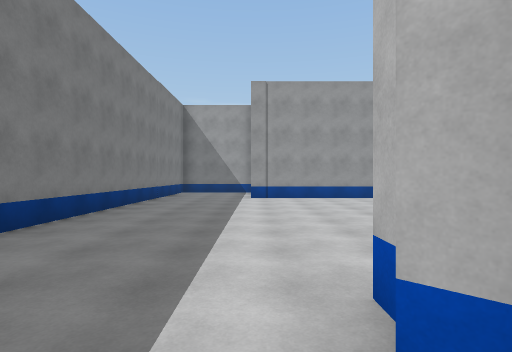
view 1 (above)

24 first-person views from a walk through a scene from a Unity 3-D project. The camera is 1.5 m above the floor, looks level and sees 80° across. The floor is counted in squares, 2 m on a side. Each view is taken from the middle of a square. On the plan, view 1 faces up. The plan holds only what a view shows up to about 10 squares ahead; the rest is blank. The place goes on beyond the plan.

view 2
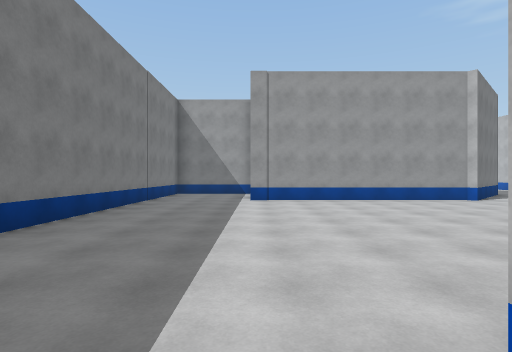

view 3
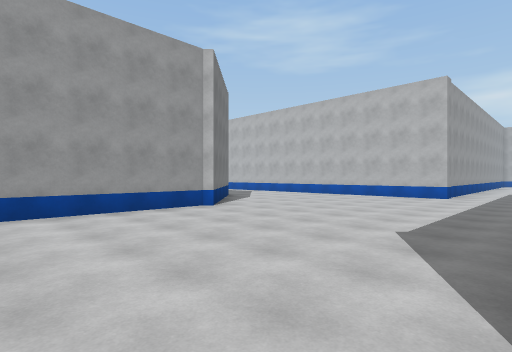

view 4
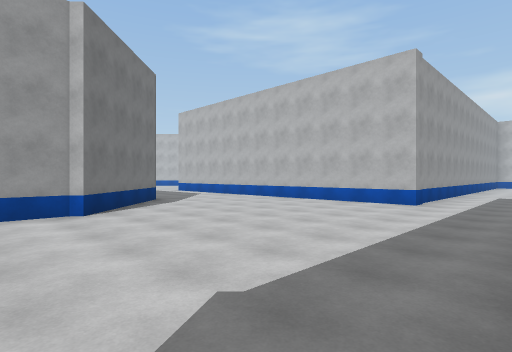

view 5
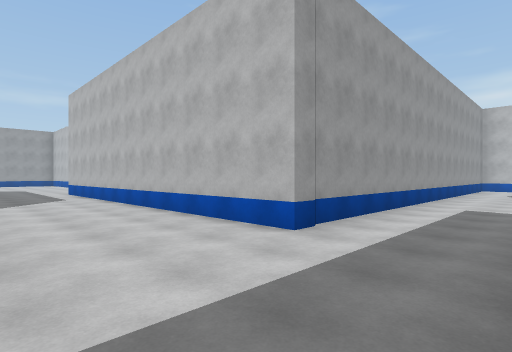

view 6
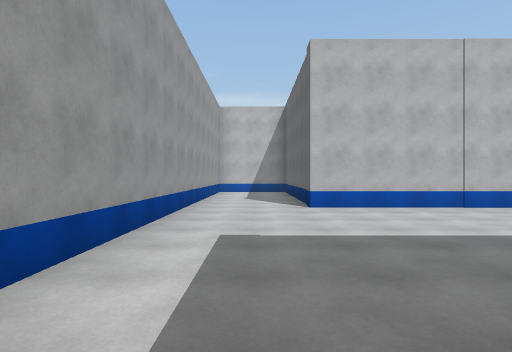

view 7
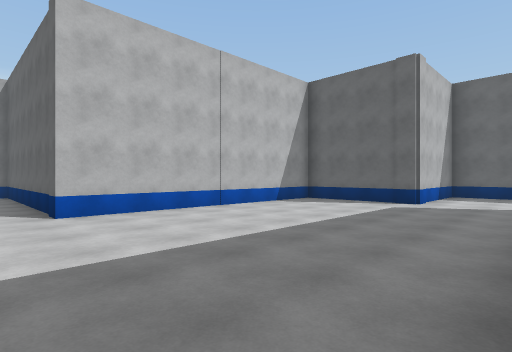

view 8
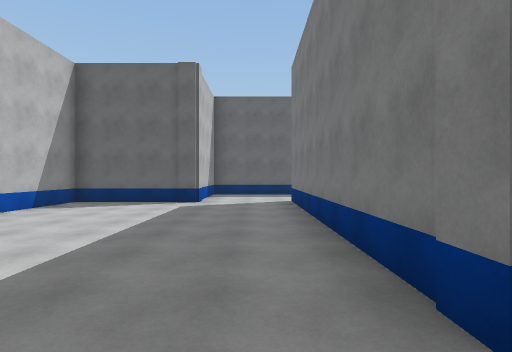

view 9
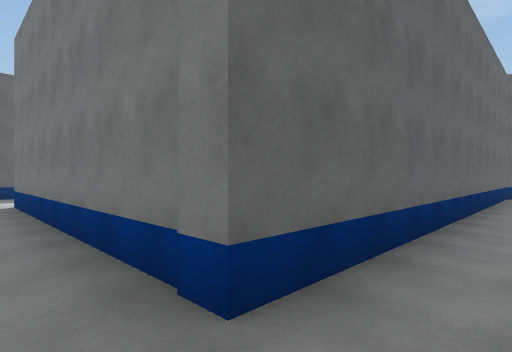

view 10
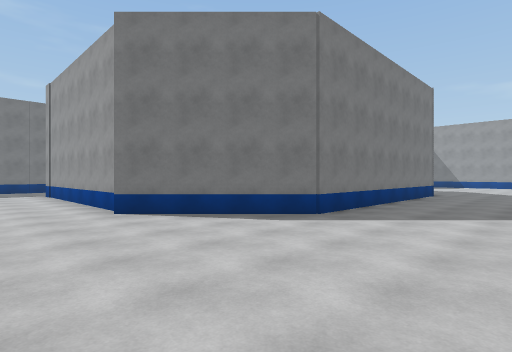

view 11
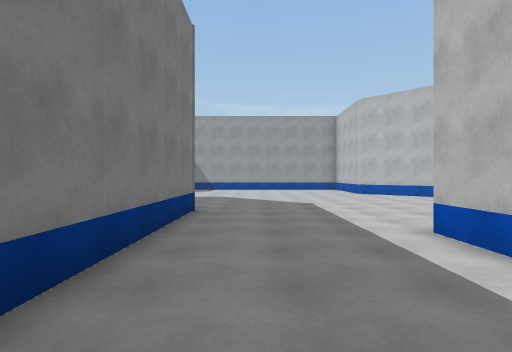

view 12
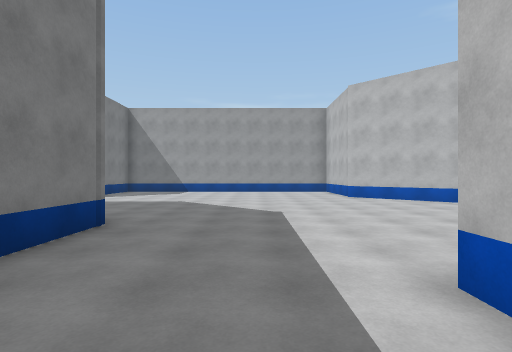

view 13
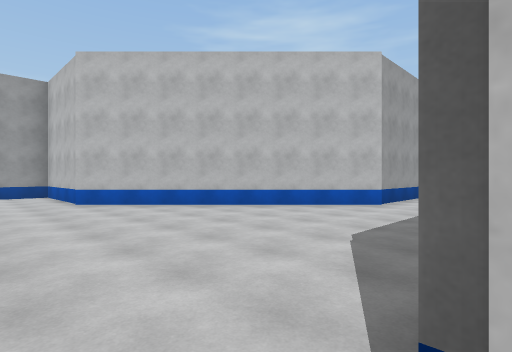

view 14
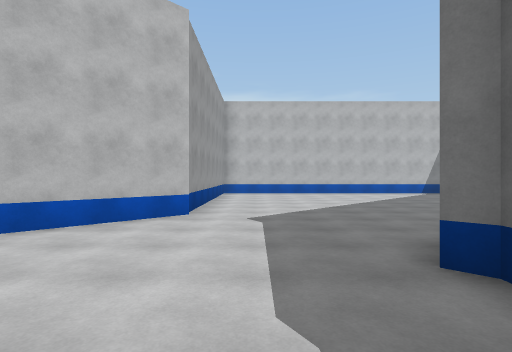

view 15
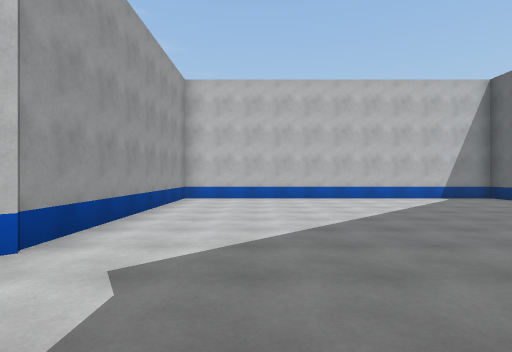

view 16
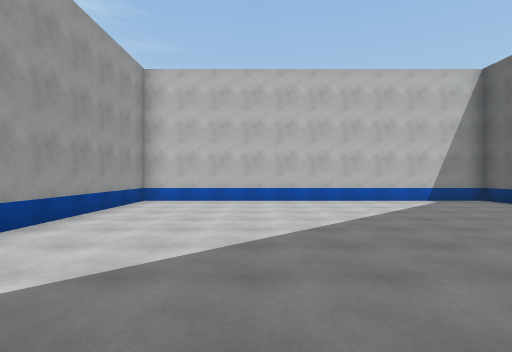

view 17
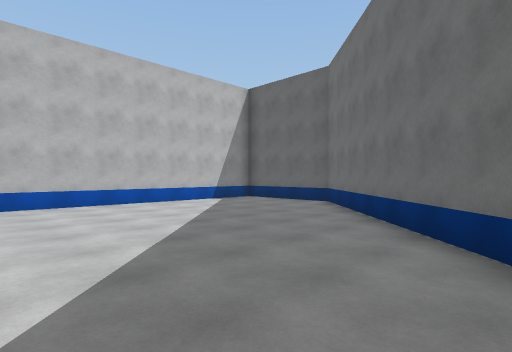

view 18
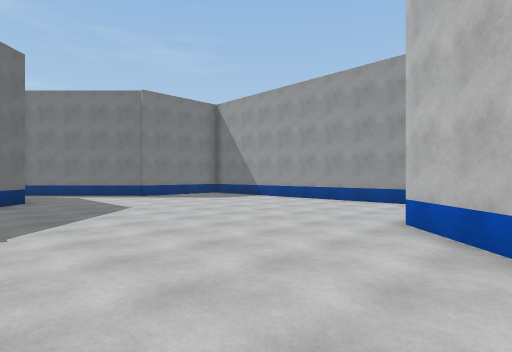

view 19
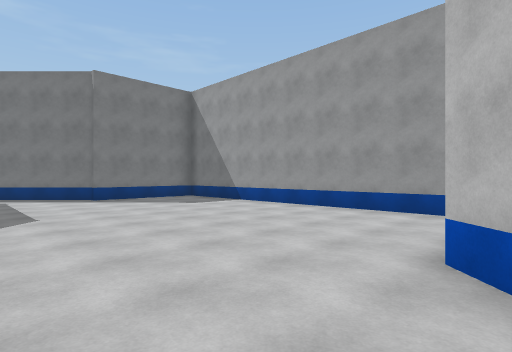

view 20
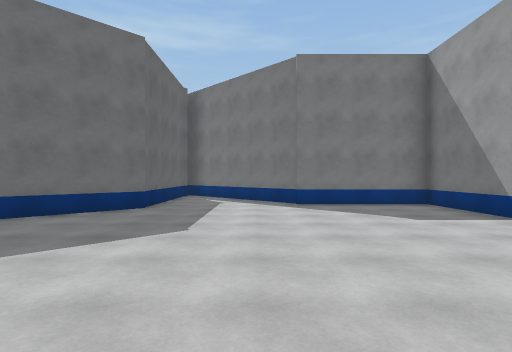

view 21
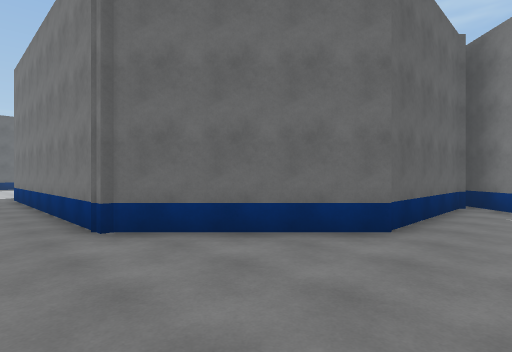

view 22
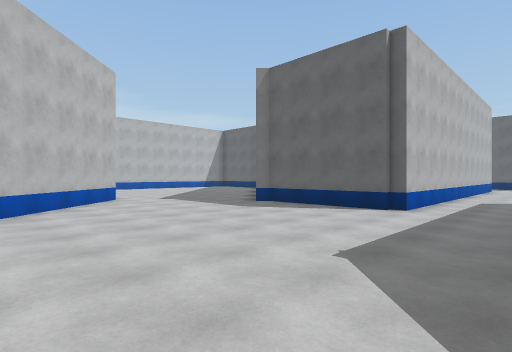

view 23
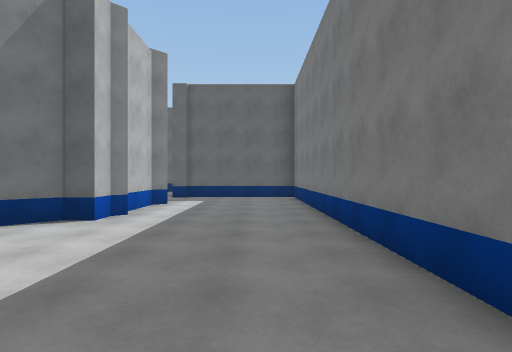

view 24
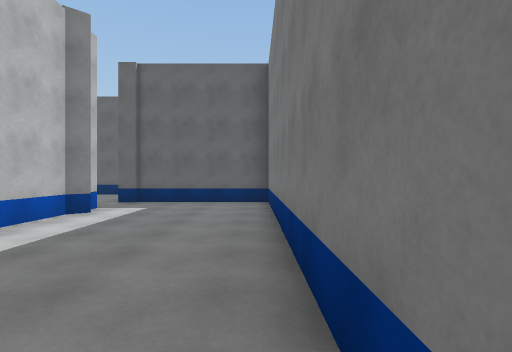

### Floor plan
Points are (right, up) in squares from view 1. A wall is a line through its corners. A room is listed if a view was taken in it or the views show most of it. See-through windows are left out.
Room 1 (views 1, 2, 3, 4, 5, 6, 7, 8, 9, 10, 11, 12, 13, 14, 15, 16, 17, 18, 19, 20, 21, 22, 23, 24)
walls: (13.6, 18.2) (17.2, 18.2) (17.5, 18.5); (6.6, 10.5) (-0.2, 10.5); (20.3, 15.7) (24.9, 11.1) (28.3, 11.1) (28.3, 21.4) (20.9, 21.4) (15.3, 27); (9.6, 20.9) (9.6, 13.2) (6.7, 10.3); (24, 6.7) (13.4, 6.7) (13.4, 18) (13.8, 18); (22.1, 3.8) (24.6, 3.8); (3.6, 3.8) (14.9, 3.8) (14.9, -4.1); (15.4, 27.2) (15.4, 29.8); (2.7, 23.4) (6.9, 23.4) (9.7, 20.5); (24.8, 3.8) (25.2, 3.8); (5.7, 27.1) (1.9, 23.3); (-3.4, 11) (-3.4, -3.4); (0.4, 1) (0.7, 1.3) (0.7, 1.9) (1.3, 1.9) (1.9, 2.5); (17.7, -3.8) (21.2, -3.8) (21.2, 3.8) (21.8, 3.8); (14.6, 30.6) (5.9, 30.6) (5.9, 27); (0.4, -1.3) (0.7, -0.9) (0.7, 0.6); (-3.4, -3.8) (1, -3.8)
ways out: opening at (16.5, -4)

Where each view was taken, in squares from view 1:
view 1: 0 up, 0 right, facing up
view 2: 1 up, 0 right, facing up
view 3: 4 up, 2 right, facing up-right
view 4: 4 up, 5 right, facing up-right
view 5: 4 up, 10 right, facing up-right
view 6: 5 up, 14 right, facing right
view 7: 5 up, 15 right, facing down-right
view 8: 5 up, 16 right, facing down
view 9: 5 up, 16 right, facing down-left
view 10: 8 up, 13 right, facing up-left
view 11: 14 up, 11 right, facing up
view 12: 16 up, 12 right, facing up
view 13: 18 up, 13 right, facing up-right
view 14: 20 up, 15 right, facing right
view 15: 19 up, 18 right, facing right
view 16: 18 up, 19 right, facing right
view 17: 19 up, 20 right, facing down-right
view 18: 22 up, 17 right, facing up-left
view 19: 24 up, 16 right, facing up-left
view 20: 26 up, 14 right, facing left
view 21: 25 up, 11 right, facing down-left
view 22: 25 up, 11 right, facing down-right
view 23: 7 up, 2 left, facing down
view 24: 5 up, 3 left, facing down
